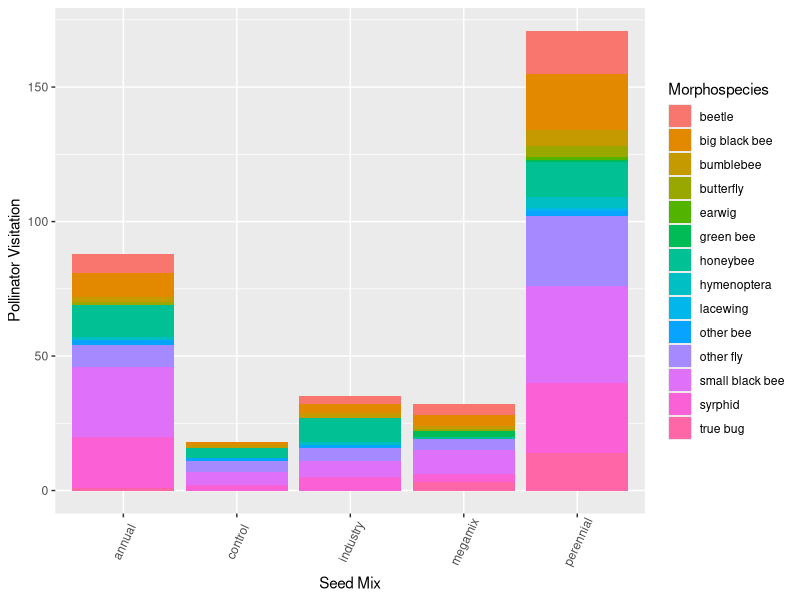
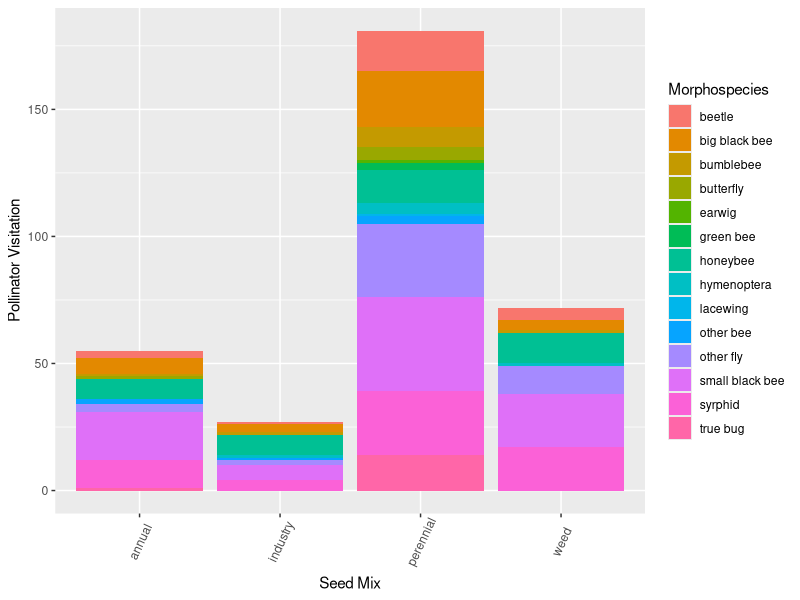
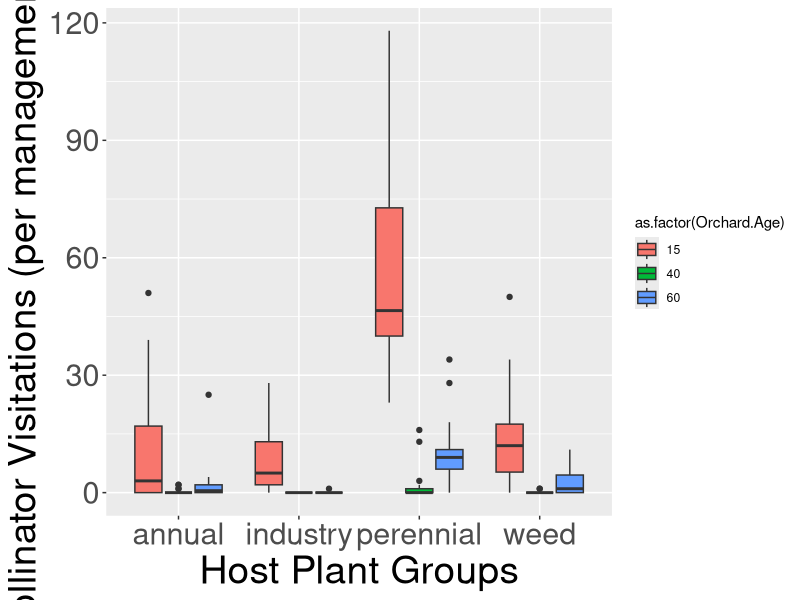

Write R code to recreate these figures, in order. (Note: this script raises an error after producing the figures.)
## POLLINATOR THESIS PROJECT FIGURES
## Pollinator visitations by seed mix


## Libraries needed
library(tidyverse)
library(ggplot2)
library(dplyr)

library(nlme)
library(multcomp)

#############################
#############################
#############################
#############################
## Import data
## Clean up column names and morphospecies groups

observedpollinators <- read.csv("observedpollinators_2021.csv") %>%
  ##Updated morphospecies categories combine 'ant' and 'wasp' into a 'Hymenoptera' group,
  ##as well as combining 'aphid' into 'true bug' and 'mosquito' into 'other fly'
  mutate(Morphospecies=ifelse(Morphospecies=="ant", "hymenoptera", ifelse(Morphospecies=="wasp", 
                                                             "hymenoptera",
                                                             ifelse(Morphospecies=="aphid","true bug", 
                                                                    ifelse(Morphospecies=="mosquito","other fly", Morphospecies)))))
  
names(observedpollinators) <- c ("Month", "Orchard.Age", "Block", "Management", "Seed.Mix", "Host.Plant", "Morphospecies", "Number", "Notes")

#############################
#############################

## First I'll filter the observed pollinator dataset to find total pollinator visits for each seed mix
## I want to count all pollinator visits within a seed mix by each management subplot, and by what
## morphospecies were visiting that seed mix


seedmixabundances <- observedpollinators %>%
  dplyr::select(Orchard.Age, Block, Management, Seed.Mix, Morphospecies, Number) %>%
  group_by(Orchard.Age, Block, Seed.Mix, Management, Morphospecies) %>%
  summarise(Number = sum(Number))

## For graphing this, I want to do a stacked bar plot
ggplot(seedmixabundances, aes(fill=Morphospecies, x=Seed.Mix)) + 
  geom_bar(stat="count", position="stack") +
  theme(axis.text.x = element_text(angle=65, vjust=0.6)) +
  labs(x="Seed Mix", y="Pollinator Visitation")
#############################
#############################
## Graphing version 2: I want to do something similar to what I did with richness
## where I group observations by the actual plant they were observed on, not just seed mix,
## so that I can account for escapee plants.

annualspecies <- c("collomia", "amsinckia", "clarkia", "epilobium", "gilia",
                   "lotus", "plectritis", "sanguisorba", "annual")

perennialspecies <- c("achillea", "agoseris", "lomatium", "potentilla",
                      "prunella", "viola", "geum", "eriophyllum", "perennial")

industryspecies <- c("barley", "oats", "vetch", "clover", "industry")

taxonomicobservations<-observedpollinators%>%
  mutate(seedmix2=ifelse(Host.Plant%in%perennialspecies, "perennial",
                         ifelse(Host.Plant%in%annualspecies, "annual", 
                                ifelse(Host.Plant%in%industryspecies, "industry", 
                                       ifelse(Host.Plant=="weed","weed", Host.Plant)))))%>%
  ungroup()%>%
  group_by(Orchard.Age, Block, Management, Morphospecies, seedmix2)%>%
  summarise(Number = sum(Number))

ggplot(taxonomicobservations, aes(fill=Morphospecies, x=seedmix2)) + 
  geom_bar(stat="count", position="stack") +
  theme(axis.text.x = element_text(angle=65, vjust=0.6)) +
  labs(x="Seed Mix", y="Pollinator Visitation")
#add in a full plot list to account for zeroes
plots <- read.csv("canopy_cover.csv")%>%
  filter(year==2021)%>% #have to do this here
  mutate(seedmix=ifelse(seedmix=="annuals", "annual", ifelse(seedmix=="perennials", "perennial", seedmix)))%>%
  mutate(management=ifelse(management=="scraped", "flailscrape", ifelse(management=="flailed", "flail", "unmanaged")))%>%
   dplyr::select(1:4)
names(plots) <- c("Orchard.Age", "Block", "Management", "Seed.Mix")

newplots<-plots%>%  #convert to species types
  mutate(seedmix2=ifelse(Seed.Mix=="control", "weed", Seed.Mix))%>%
  dplyr::select(-Seed.Mix)%>%
  filter(seedmix2!="megamix")



taxonomicobservations1<-taxonomicobservations%>%
  group_by(Orchard.Age, Block, Management, seedmix2)%>%
  summarize(Number=sum(Number))

taxonomicobservations1<-full_join(newplots, taxonomicobservations1)%>% #need zeroes
  mutate(Number=ifelse(is.na(Number), 0, Number))



ggplot(subset(taxonomicobservations1, seedmix2!="megamix"), aes(x=seedmix2, y=Number)) +
  geom_boxplot(aes(fill=as.factor(Orchard.Age))) +
  labs(x="Host Plant Groups", y="Pollinator Visitations (per management plot)") +
  theme(axis.text=element_text(size=22),
        axis.title=element_text(size=28))
#############################
#############################
## Table 2 for the cover crop paper draft
## Finding the preferred host for each morphospecies, e.g. finding what plant species
## was visited most by each morphospecies group

morphospecieshosts <- observedpollinators %>%
  group_by(Morphospecies, Host.Plant)%>%
  summarise(Number = sum(Number))

## Finding peak months for each morphospecies

morphospeciespeakmonth <- observedpollinators %>%
  group_by(Morphospecies, Month) %>%
  summarise(Number = sum(Number))

## Other table for cover crop draft
## Finding number of total visits for each plant species
plantvisits <- observedpollinators %>%
  group_by(Host.Plant)%>%
  summarise(Number=sum(Number))

#############################
#############################
## Statistics

##First, I want to test if the means are different for total pollinator visitations in each seed mix
## category. I'll create a dataset first of all the visitations (not divided up my morphospecies)
## per seed mix, and then compare the means with the 'aov' function
aov <- aov(Number~seedmix2, data=taxonomicobservations1)
summary(aov)

## Results: P < 0.05, so I'll go ahead with a Tukey test
tukey <- TukeyHSD(aov, conf.level=.95)

## Tukey results: There's a significant difference between the perennial & megamix and perennial & control
## pollinator visitations

#############################
#############################
## Statistics for 'taxonomicobservations'

#seedmixmeans2<-observedpollinators%>%
#  mutate(seedmix2=ifelse(Host.Plant%in%perennialspecies, "perennial",
##                         ifelse(Host.Plant%in%annualspecies, "annual", 
#                                ifelse(Host.Plant%in%industryspecies, "industry", 
 #                                      ifelse(Host.Plant=="weed","weed", Host.Plant)))))%>%
#  ungroup()%>%
#  group_by(Orchard.Age, Block, Management, seedmix2)%>%
#  summarise(Number = sum(Number))


#aov <- aov(Number~seedmix2, data=seedmixmeans2)
#summary(aov)

## Results: P < 0.05, so I'll go ahead with a Tukey test
#tukey2 <- TukeyHSD(aov, conf.level=.95)

## When examining observations by plant species, there is a significant difference between
## perennials and annuals, and perennials and weeds

#############################
#############################
## Statistics for 'taxonomicobservations'
## Including orchard age

aovorchard <- aov(Number~seedmix2*as.factor(Orchard.Age), data=taxonomicobservations1)
tukey3 <- TukeyHSD(aovorchard, conf.level=.95)
smm3<-taxonomicobservations1%>%
 mutate(trt= as.factor(paste(seedmix2, Orchard.Age, sep="_")))%>%
  ungroup()

aov3<-aov(Number~trt, data=smm3)

#COMPACT LETTER DISPLAY
cld(glht(aov3, mcp(trt="Tukey"))) 

#mm<-lme(Number~paste(seedmix2, as.factor(Orchard.Age)), data=seedmixmeans2)
#tuk3<-glht(aovorchard, linft=mcp(func="Tukey"))
#cld(tuk3)

#MM<-lme(lrr~func, random = ~1|site, data = subset(inter, metric=="Shannon"&!is.na(difference)))
#summary(glht(MM, linfct=mcp(func="Tukey")))
#cld(glht(MM, linfct=mcp(func="Tukey")))

#############################
#############################
## Statistics for plants within the perennial seed mix
## From tukey2 and tukey3, it's clear that there's a significant
## difference in pollinator visitations to the species in the perennial seed mix
## as compared to the other seed mixes. So, I'm going to compare the individual
## species to see what stands out.

## Creating the data set for this:
perennialmeans <- observedpollinators%>%
  mutate(seedmix2=ifelse(Host.Plant%in%perennialspecies, "perennial",
                         ifelse(Host.Plant%in%annualspecies, "annual", 
                                ifelse(Host.Plant%in%industryspecies, "industry", 
                                       ifelse(Host.Plant=="weed","weed", Host.Plant)))))%>%
  ungroup()%>%
  group_by(Orchard.Age, Block, Management, seedmix2, Host.Plant)%>%
  summarise(Number = sum(Number)) %>%
  mutate(Host.Plant=as.factor(Host.Plant))%>%
  ungroup()%>%
  spread(Host.Plant, Number, fill=0)
pereninalmeans1<-full_join(newplots, perennialmeans)%>%
  filter(seedmix2!="megamix"&!is.na(seedmix2))%>%
  dplyr::select(-20)%>%
  gather(Host.Plant, Number, 5:19)%>%
  mutate(Number=ifelse(is.na(Number), 0, Number))%>%
  filter(Host.Plant!="barley")%>%
  mutate(Host.Plant=as.factor(Host.Plant))
test<-group_by(pereninalmeans1, Orchard.Age, Host.Plant)%>%
  summarize(test=sum(Number))%>%
  filter(Host.Plant!="barley")

perennialmeans2<-left_join(pereninalmeans1, test)%>%
  filter(test!=0)

#plants with all zeroes not shown
ggplot(perennialmeans2, aes(x=Host.Plant, y=Number)) +
    geom_jitter(size=.5)+geom_boxplot(aes(fill=seedmix2), position="identity") +  facet_grid(~Orchard.Age, scales="fixed")+
    labs(x="Host Plant Species", y="Pollinator Visitation (per management plot)")+
       theme(axis.text.x=element_text(angle = -90, hjust = 0))
  
  
## Stat tests
    
#across all
aovperennials <- aov(Number~Host.Plant, data=pereninalmeans1)
tukey4 <- TukeyHSD(aovperennials, conf.level=.95)
cld(glht(aovperennials, mcp(Host.Plant="Tukey"))) #only achillea significantly higher

#across all
aovperennials.15 <- aov(Number~Host.Plant, data=subset(pereninalmeans1, Orchard.Age==15))
tukey4 <- TukeyHSD(aovperennials, conf.level=.95)
cld(glht(aovperennials.15, mcp(Host.Plant="Tukey"))) #only achillea

#across all
aovperennials.40 <- aov(Number~Host.Plant, data=subset(pereninalmeans1, Orchard.Age==40))
tukey4 <- TukeyHSD(aovperennials, conf.level=.95)
cld(glht(aovperennials.40, mcp(Host.Plant="Tukey"))) #only geum significanlty higher

#across all
aovperennial.60 <- aov(Number~Host.Plant, data=subset(pereninalmeans1, Orchard.Age==60))
tukey4 <- TukeyHSD(aovperennials, conf.level=.95)
cld(glht(aovperennial.60, mcp(Host.Plant="Tukey"))) #only geum sig higher

## Nothing stands out as significant, so I'll do another test within orchard ages
aovperennialorchard <- aov(Number~Host.Plant*as.factor(Orchard.Age), data=perennialmeans)
tukey5 <- TukeyHSD(aovperennialorchard, conf.level=.95)
